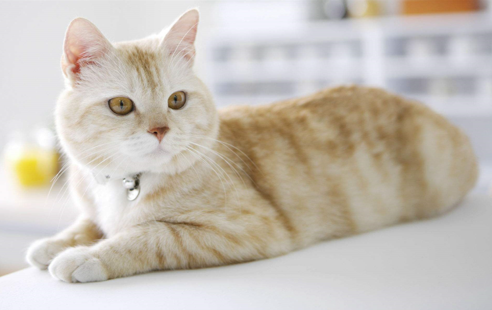
#> input picture cat.jpg, 492 x 310 px
$ python sift_opencv.py
#> lines starting #> are read from the running program, lines starting #| are printed output that depends on the picture; after the words box and inside, x2 and y2 are one past the last pixel; in counts of white or black regions, pixels touching at a corner belong together
import cv2
import numpy as np

# Sift类，用来存各种超参
class  Sift:
	def __init__(self,num_octave,num_scale,sigma):
		self.sigma = sigma				# 初始尺度因子
		self.num_scale = num_scale 		# 同尺寸下的层数
		self.num_octave = 3 			# 尺寸个数（组数），后续重新计算
		self.contrast_t = 0.04			# 弱响应阈值
		self.eigenvalue_r = 10			# hessian矩阵特征值的比值阈值
		self.scale_factor = 1.5			# 求取方位信息时的尺度系数
		self.radius_factor = 3			# 3倍采样率
		self.num_bins = 36 				# 计算极值点方向时的方位个数
		self.peak_ratio = 0.8 			# 求取方位信息时，辅方向的幅度系数

def get_numOfOctave(img):
    # 计算高斯金字塔组数（避免图片的尺寸不能进行预设的层次的下采样，因此计算最大可能的下采样次数）

    # round - 取整
	num = round (np.log(min(img.shape[0],img.shape[1]))/np.log(2) ) - 1
	return num

# 做特征匹配
def do_match(img_src1,kp1,des1,img_src2,kp2,des2,embed=1,pt_flag=0,MIN_MATCH_COUNT = 10):
	## 1. 对关键点进行匹配 ##
	FLANN_INDEX_KDTREE = 0
	index_params = dict(algorithm=FLANN_INDEX_KDTREE, trees=5)
	search_params = dict(checks=50)
	flann = cv2.FlannBasedMatcher(index_params, search_params)
	des1, des2 = np.array(des1).astype(np.float32), np.array(des2).astype(np.float32)#需要转成array
	matches = flann.knnMatch(des1, des2, k=2)  # matches为list，每个list元素由2个DMatch类型变量组成,分别是最邻近和次邻近点

	good_match = []
	for m in matches:
		if m[0].distance < 0.7 * m[1].distance:  # 如果最邻近和次邻近的距离差距较大,则认可
			good_match.append(m[0])
	## 2. 将2张图画在同一张图上 ##
	img1 = img_src1.copy()
	img2 = img_src2.copy()
	h1, w1 = img1.shape[0],img1.shape[1]
	h2, w2 = img2.shape[0],img2.shape[1]
	new_w = w1 + w2
	new_h = np.max([h1, h2])
	new_img =  np.zeros((new_h, new_w,3), np.uint8) if len(img_src1.shape)==3 else  np.zeros((new_h, new_w), np.uint8)
	h_offset1 = int(0.5 * (new_h - h1))
	h_offset2 = int(0.5 * (new_h - h2))
	if len(img_src1.shape) == 3:
		new_img[h_offset1:h_offset1 + h1, :w1,:] = img1  # 左边画img1
		new_img[h_offset2:h_offset2 + h2, w1:w1 + w2,:] = img2  # 右边画img2
	else:
		new_img[h_offset1:h_offset1 + h1, :w1] = img1  # 左边画img1
		new_img[h_offset2:h_offset2 + h2, w1:w1 + w2] = img2  # 右边画img2
	##3. 两幅图存在足够的匹配点，两幅图匹配成功，将匹配成功的关键点进行连线 ##
	if len(good_match) > MIN_MATCH_COUNT:
		src_pts = []
		dst_pts = []
		mag_err_arr=[]
		angle_err_arr=[]
		for m in good_match:
			if pt_flag==0:#point是百分比
				src_pts.append([kp1[m.queryIdx].pt[0] * img1.shape[1], kp1[m.queryIdx].pt[1] * img1.shape[0]])#保存匹配成功的原图关键点位置
				dst_pts.append([kp2[m.trainIdx].pt[0] * img2.shape[1], kp2[m.trainIdx].pt[1] * img2.shape[0]])#保存匹配成功的目标图关键点位置
			else:
				src_pts.append([kp1[m.queryIdx].pt[0], kp1[m.queryIdx].pt[1]])  # 保存匹配成功的原图关键点位置
				dst_pts.append([kp2[m.trainIdx].pt[0], kp2[m.trainIdx].pt[1]])  # 保存匹配成功的目标图关键点位置

			mag_err = np.abs(kp1[m.queryIdx].response - kp2[m.trainIdx].response) / np.abs(kp1[m.queryIdx].response )
			angle_err = np.abs(kp1[m.queryIdx].angle - kp2[m.trainIdx].angle)
			mag_err_arr.append(mag_err)
			angle_err_arr.append(angle_err)

		if embed!=0 :#若图像2是图像1内嵌入另一个大的背景中，则在图像2中，突出显示图像1的边界
			M = cv2.findHomography(np.array(src_pts), np.array(dst_pts), cv2.RANSAC, 5.0)[0]  # 根据src和dst关键点，寻求变换矩阵
			src_w, src_h = img1.shape[1], img1.shape[0]
			src_rect = np.array([[0, 0], [src_w - 1, 0], [src_w - 1, src_h - 1], [0, src_h - 1]]).reshape(-1, 1, 2).astype(
				np.float32)  # 原始图像的边界框
			dst_rect = cv2.perspectiveTransform(src_rect, M)  # 经映射后，得到dst的边界框
			img2 = cv2.polylines(img2, [np.int32(dst_rect)], True, 255, 3, cv2.LINE_AA)  # 将边界框画在dst图像上，突出显示
			if len(new_img.shape) == 3:
				new_img[h_offset2:h_offset2 + h2, w1:w1 + w2,:] = img2  # 右边画img2
			else:
				new_img[h_offset2:h_offset2 + h2, w1:w1 + w2] = img2  # 右边画img2

		new_img = new_img if len(new_img.shape) == 3 else  cv2.cvtColor(new_img, cv2.COLOR_GRAY2BGR)
		# 连线
		for pt1, pt2 in zip(src_pts, dst_pts):
			cv2.line(new_img, tuple(np.int32(np.array(pt1) + [0, h_offset1])),
					 tuple(np.int32(np.array(pt2) + [w1, h_offset2])), color=(0, 0, 255))
	return new_img

if __name__ == '__main__':
	sift = Sift(num_octave=4, num_scale=3, sigma=1.6) # 4组3层的高斯金字塔

	img_src1 = cv2.imread('cat.jpg',-1)
#> img_src1 is the input picture: shape (310, 492, 3); mean B, G, R 182.2, 192.1, 199.4
	img_src2 = cv2.imread('cat_lowcontrast.jpg', -1)
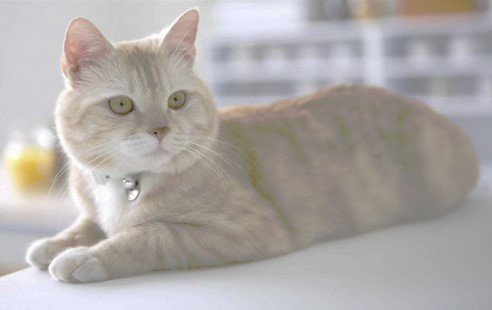
#> input picture cat_lowcontrast.jpg, 492 x 310 px
#> img_src2 is the input picture: shape (310, 492, 3); mean B, G, R 166.9, 169.5, 174.3

	# 使用opencv自带sift算子
	sift.num_octave = get_numOfOctave(img_src1)
#> sift.num_octave = 7
	opencv_sift = cv2.SIFT.create(nfeatures=None, nOctaveLayers=sift.num_octave,
								  contrastThreshold=sift.contrast_t, edgeThreshold=sift.eigenvalue_r, sigma=sift.sigma)
	# 关键点检测：kp关键点信息包括，des是关键点的描述符
	kp1 = opencv_sift.detect(img_src1)
#> kp1 = 288 keypoints; strongest (x, y, size): (137, 184, 4.6), (131, 189, 2.2), (178, 101, 13.1), (123, 107, 17)
	kp1, des1 = opencv_sift.compute(img_src1,kp1)

	sift.num_octave = get_numOfOctave(img_src2)
	opencv_sift = cv2.SIFT.create(nfeatures=None, nOctaveLayers=sift.num_octave,
								  contrastThreshold=sift.contrast_t, edgeThreshold=sift.eigenvalue_r, sigma=sift.sigma)
	# 关键点检测：kp关键点信息包括方向，尺度，位置信息，des是关键点的描述符
	kp2 = opencv_sift.detect(img_src2)
#> kp2 = 181 keypoints; strongest (x, y, size): (135, 192, 3.8), (134, 193, 4.5), (92, 232, 15.5), (121, 104, 2.1)
	kp2, des2 = opencv_sift.compute(img_src2, kp2)
	pt_flag = 1

	# 3. 做匹配
	reu_img = do_match(img_src1, kp1, des1, img_src2, kp2, des2, embed=1, pt_flag=pt_flag,MIN_MATCH_COUNT=3)
#> in do_match, `matches = flann.knnMatch(des1, des2, k=2)`: matches = 288 matches
#> after the loop in do_match, `for m in matches:`: good_match = 85 matches
#> in do_match, `new_img[h_offset1:h_offset1 + h1, :w1,:] = img1`:
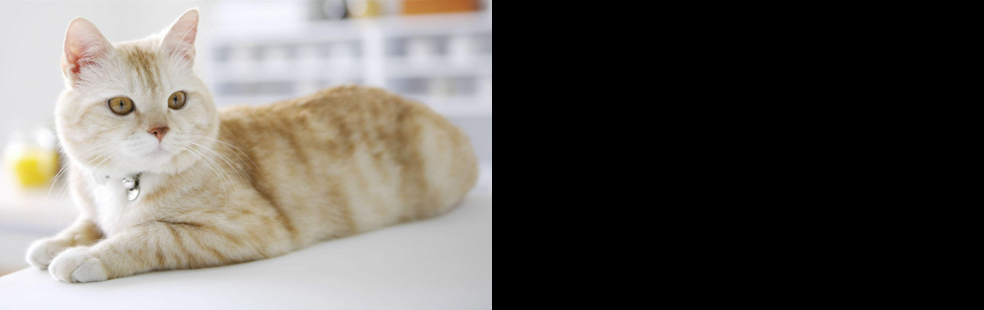
#> new_img: shape (310, 984, 3); mean B, G, R 91.1, 96, 99.7
#> in do_match, `new_img[h_offset2:h_offset2 + h2, w1:w1 + w2,:] = img2`:
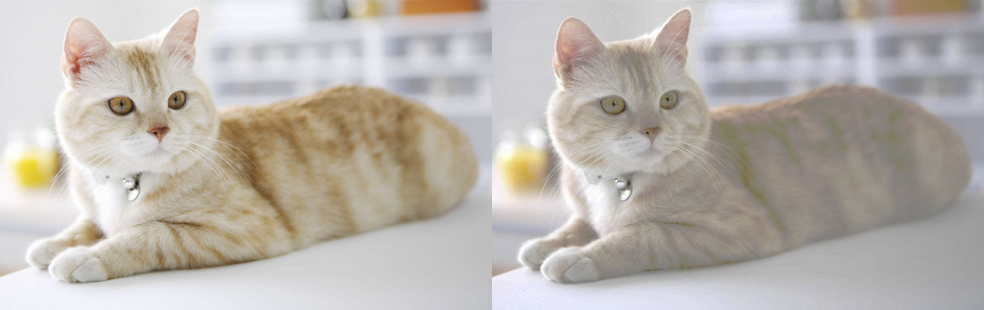
#> new_img: shape (310, 984, 3); mean B, G, R 174.6, 180.8, 186.9
#> the loop in do_match, `for m in good_match:` made 85 passes
#> (mag_err, angle_err) on passes 1 to 12: (0.621, 2.47), (0.431, 5.13), (0.563, 1.03), (0.686, 3.68), (0.249, 2.27), (0.523, 1.72), (0.0272, 1.52), (0.436, 0.164), (0.417, 2.1), (0.436, 3.26), (0.407, 2.66), (0.123, 0.771)
#> after the loop in do_match, `for m in good_match:`: angle_err_arr = 85 values, max 245.1 at index 52, min 0.00259 at index 68, mean 5.57; dst_pts = 85 pairs, first value 27.7 to 463.8, second value 11.03 to 275.9; mag_err_arr = 85 values, max 0.686 at index 3, min 0.00115 at index 15, mean 0.269; src_pts = 85 pairs, first value 27.71 to 463.9, second value 10.85 to 277.4
#> in do_match, `M = cv2.findHomography(np.array(src_pts), np.array(dst_pts), cv2.RANSA..`: M = [[1, -0.000549, -0.0448], [-0.00037, 1, -0.107], [-1.77e-06, 6.53e-06, 1]]
#> in do_match, `dst_rect = cv2.perspectiveTransform(src_rect, M)`: dst_rect = [[-0.0448, -0.107], [491.3, -0.289], [490.2, 308.5], [-0.214, 308.5]]
#> in do_match, `img2 = cv2.polylines(img2, [np.int32(dst_rect)], True, 255, 3, cv2.LIN..`:
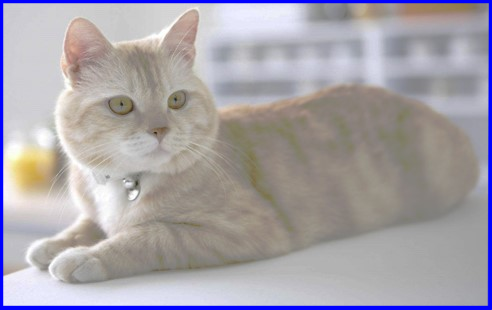
#> img2: shape (310, 492, 3); 4.58% of pixels changed, all inside (x1, y1, x2, y2) = (0, 0, 492, 310)
#> in do_match, `new_img[h_offset2:h_offset2 + h2, w1:w1 + w2,:] = img2`:
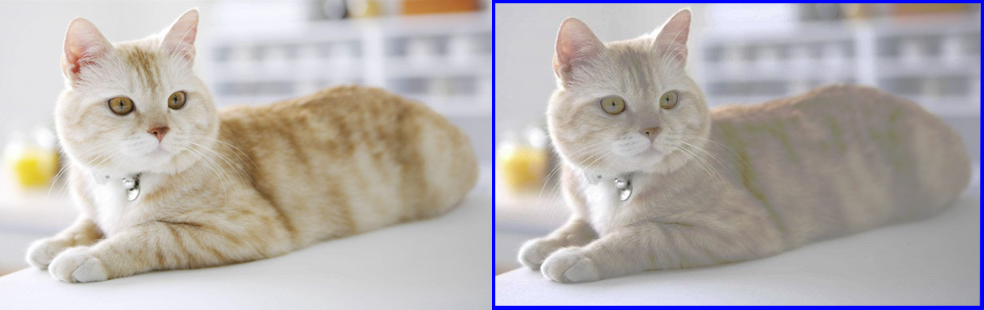
#> new_img: shape (310, 984, 3); 2.29% of pixels changed, all inside (x1, y1, x2, y2) = (492, 0, 984, 310)
#> the loop in do_match, `for pt1, pt2 in zip(src_pts, dst_pts):` made 85 passes
#> (pt1, pt2) on passes 1 to 12: ([27.71, 258.6], [27.7, 258.7]), ([34.92, 258.6], [34.83, 258.4]), ([37.19, 243.8], [37.18, 243.6]), ([43.45, 139.4], [43.27, 138.3]), ([51.22, 258.3], [51.4, 258.4]), ([56.69, 141], [56.67, 140.9]), ([58.63, 165.3], [58.6, 164.2]), ([63.45, 53.83], [63.37, 53.46]), ([65.1, 73.09], [65.16, 73.15]), ([66.7, 148.9], [66.49, 148.2]), ([66.89, 80.22], [66.94, 80.9]), ([67.12, 55.49], [66.93, 55.59])
#> after the loop in do_match, `for pt1, pt2 in zip(src_pts, dst_pts):`:
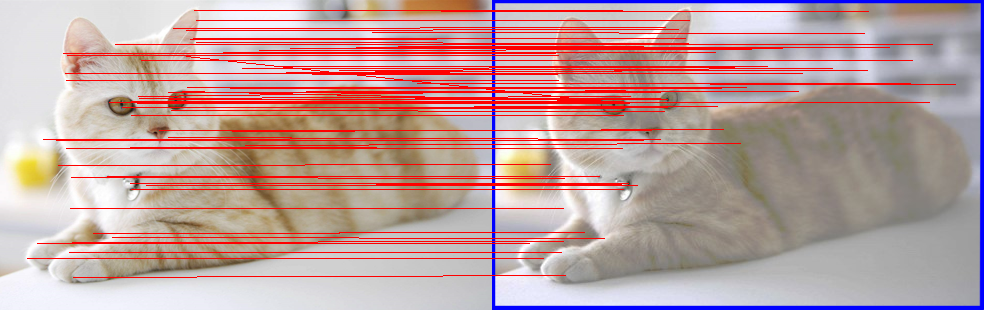
#> new_img: shape (310, 984, 3); 10.39% of pixels changed, all inside (x1, y1, x2, y2) = (27, 10, 956, 278)
	# cv2.imshow('reu',reu_img)
	# cv2.waitKey()
	cv2.imwrite('reu_lowcontrast.jpg',reu_img)
	print("finished")
